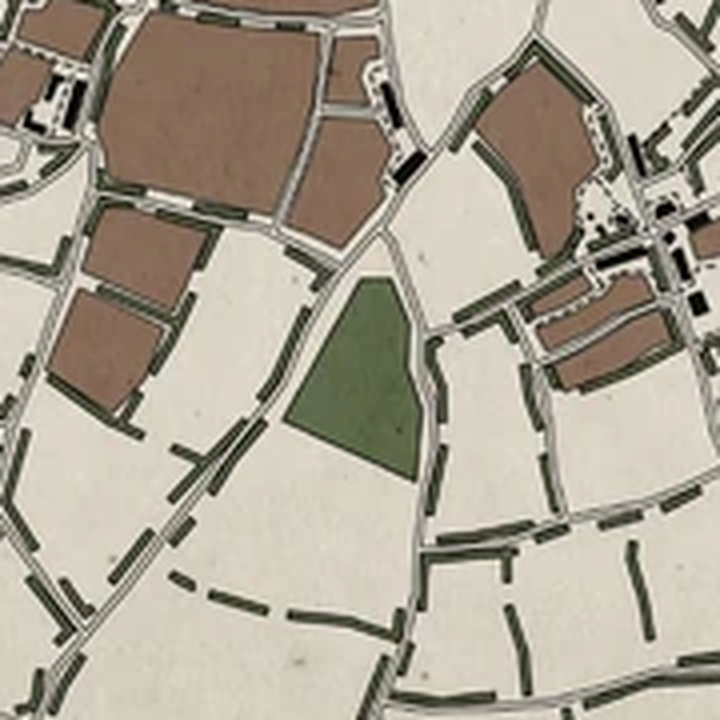
#> input picture game-src/map/maps/gulch/section.png, 720 x 720 px, found by its file name
$ python prep.py
#> lines starting #> are read from the running program, lines starting #| are printed output that depends on the picture; after the words box and inside, x2 and y2 are one past the last pixel; in counts of white or black regions, pixels touching at a corner belong together; long printed decimals are rounded
"""Reads the map section and writes what Blender needs: ground masks, hedge points, building footprints.
One upscaled pixel is one metre, so the section is 720 m across."""
from PIL import Image
import numpy as np, json, math, random

random.seed(3)
a = np.asarray(Image.open("section.png").convert("RGB")).astype(int)
r, g, b = a[..., 0], a[..., 1], a[..., 2]
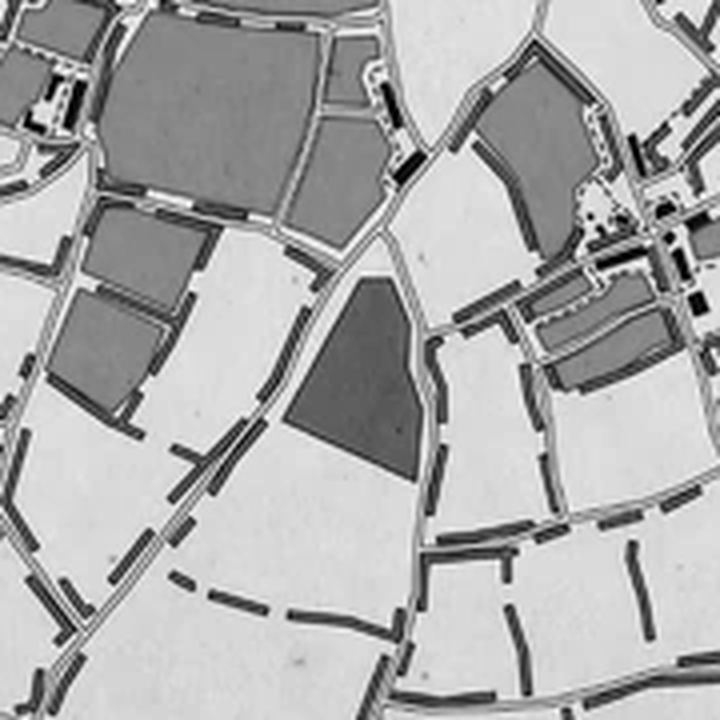
#> r: shape (720, 720) int64; min 0, max 255, mean 171.1
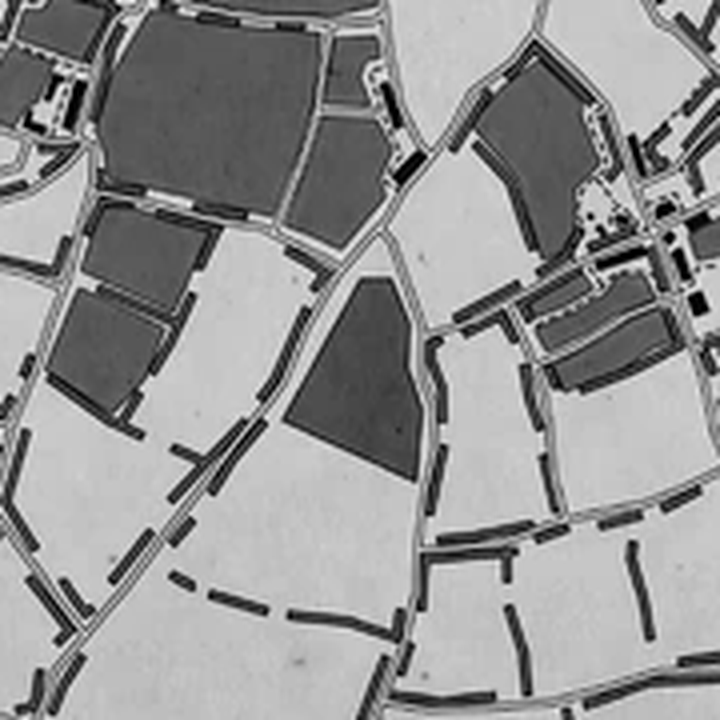
#> b: shape (720, 720) int64; min 0, max 250, mean 147.5
lum = (r + g + b) / 3
N = a.shape[0]
#> N = 720

building = (lum < 40) & ((g - b) < 8)
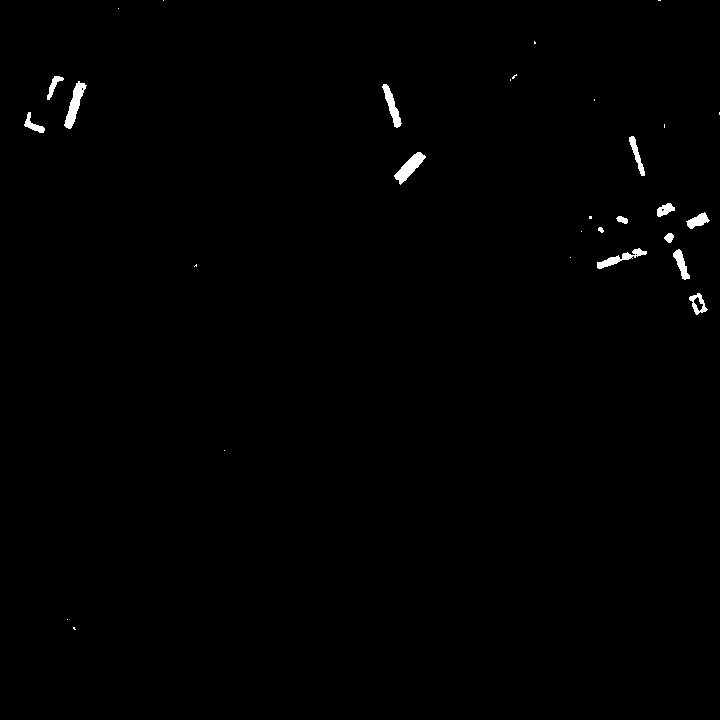
#> building: shape (720, 720) bool; 0.58% white; 30 white regions (16 under 20 px), largest, box (x1, y1, x2, y2) and area: (64, 81, 87, 129) 435, (394, 152, 426, 185) 416, (382, 84, 402, 128) 325
hedge = (lum >= 45) & (lum < 105) & (g >= b + 6)
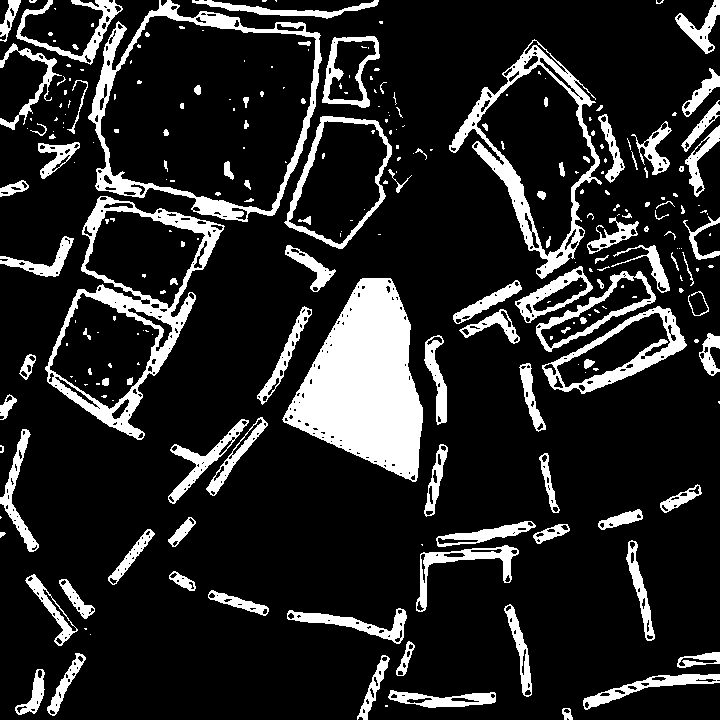
#> hedge: shape (720, 720) bool; 15.7% white; 264 white regions (148 under 20 px), largest, box (x1, y1, x2, y2) and area: (282, 278, 423, 482) 16857, (45, 196, 225, 440) 7241, (88, 0, 322, 222) 6057
red = (r > g + 40) & (r > 90) & (g < 80)
#> red: shape (720, 720) bool; every value is 0
field = (r > g + 18) & (r - b > 30) & (lum > 80) & (lum < 150) & ~red
#> field: shape (720, 720) bool; 15.6% white; 15 white regions (2 under 20 px), largest, box (x1, y1, x2, y2) and area: (100, 15, 318, 213) 31682, (476, 66, 596, 255) 11528, (290, 120, 391, 245) 8007
road = (np.abs(r - g) < 10) & (np.abs(g - b) < 14) & (lum > 120) & (lum < 205) & ~field
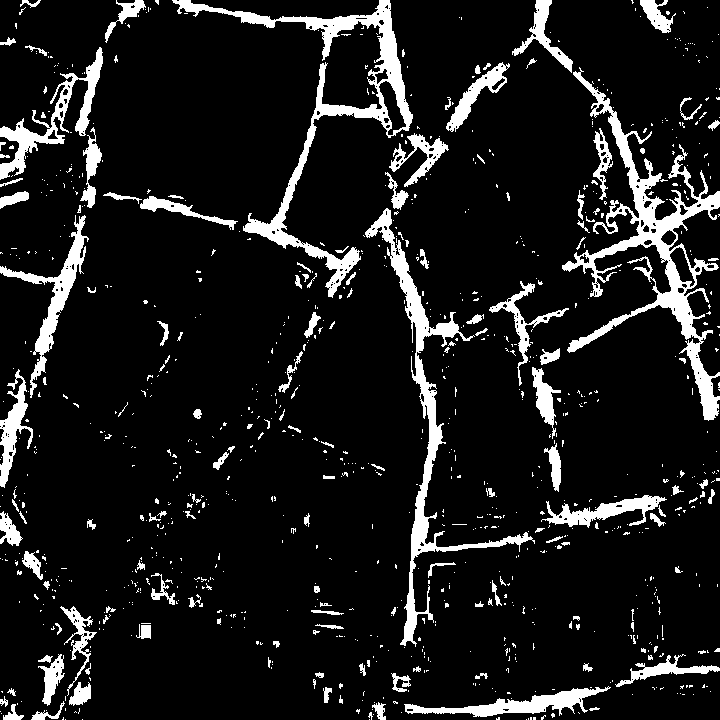
#> road: shape (720, 720) bool; 10.6% white; 972 white regions (828 under 20 px), largest, box (x1, y1, x2, y2) and area: (562, 67, 720, 421) 9347, (172, 0, 413, 298) 7653, (365, 208, 535, 647) 6004


def dilate(m, n):
#> called with n = 3
    out = m.copy()
    for _ in range(n):
        o = out.copy()
        o[1:] |= out[:-1]; o[:-1] |= out[1:]; o[:, 1:] |= out[:, :-1]; o[:, :-1] |= out[:, 1:]
        out = o
    return out


def erode(m, n):
    return ~dilate(~m, n)


lanes = dilate(road | red, 3) & ~building
#> lanes: shape (720, 720) bool; 24.4% white; 262 white regions (1 under 20 px), largest, box (x1, y1, x2, y2) and area: (100, 0, 670, 651) 35246, (509, 0, 720, 424) 22562, (0, 44, 106, 491) 14205
fields = dilate(erode(field, 1), 1)
#> in erode, `return ~dilate(~m, n)`: returned value: shape (720, 720) bool; 14.9% white; 13 white regions, largest, box (x1, y1, x2, y2) and area: (101, 16, 316, 212) 31004, (477, 67, 595, 254) 11080, (291, 121, 390, 244) 7654
from PIL import ImageFilter
def smooth(m, radius, cut):
    """Blur then cut, so blotchy pixel masks become continuous shapes with soft edges."""
#> called with radius = 3, cut = 0.22
    im = Image.fromarray((m * 255).astype(np.uint8)).filter(ImageFilter.GaussianBlur(radius))
    v = np.asarray(im) / 255.0
    return np.clip((v - cut) / 0.25, 0, 1)
lanes_s = smooth(dilate(road | red, 2), 3.0, 0.22)
Image.fromarray((smooth(fields, 1.5, 0.35) * 255).astype(np.uint8)).save("mask_field.png")
Image.fromarray((lanes_s * 255).astype(np.uint8)).save("mask_lane.png")
Image.fromarray((smooth(dilate(red, 4), 2.5, 0.3) * 255).astype(np.uint8)).save("mask_main.png")
#> in smooth (call 3), `v = np.asarray(im) / 255.0`: v: shape (720, 720) float64; every value is 0
lanes = lanes_s > 0.5
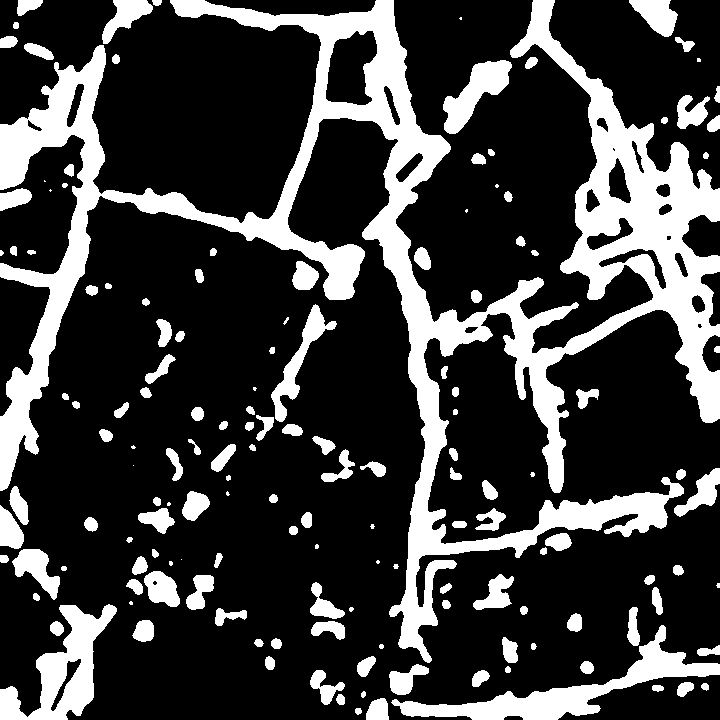
#> lanes: shape (720, 720) bool; 23.9% white; 152 white regions (21 under 20 px), largest, box (x1, y1, x2, y2) and area: (0, 0, 720, 663) 81627, (391, 625, 720, 720) 6608, (0, 604, 117, 720) 5342

# Hedge bushes: every few metres along the hedge bands, jittered.
pts = []
core = erode(hedge, 2)                     # the middle of each drawn band: real hedgerows are 2 to 3 m wide
#> the loop in dilate (call 6), `for _ in range(n):` made 2 passes
#> pass 2, in dilate (call 6), `out = o`:
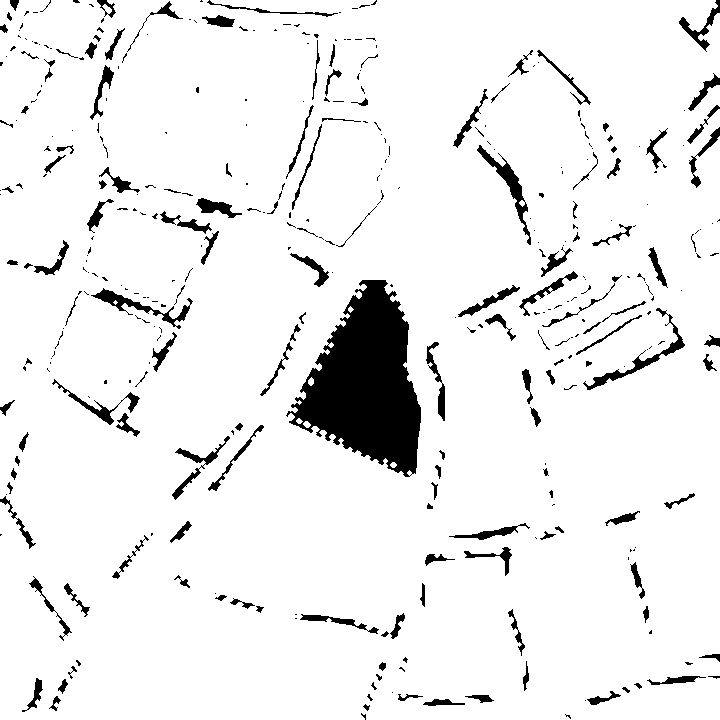
#> out: shape (720, 720) bool; 92.8% white; 378 black regions (230 under 20 px), largest, box (x1, y1, x2, y2) and area: (286, 280, 421, 477) 14965, (477, 145, 531, 245) 867, (583, 308, 685, 390) 838
ys, xs = np.nonzero(core)
taken = set()
for y, x in zip(ys, xs):
    k = (x // 2, y // 2)
    if k in taken:
        continue
    taken.add(k)
    pts.append([float(x - N / 2 + random.uniform(-1, 1)), float(N / 2 - y + random.uniform(-1, 1))])
#> this loop made 37082 passes
#> (y, x, k) on passes 1 to 3: (0, 10, (5, 0)), (0, 11, (5, 0)), (0, 12, (6, 0))
#> after the loop, pts = 12043 pairs, first value -361 to 359.9, second value -358.9 to 360.9; taken = 12043 items

# Buildings: connected blobs, each turned into an oriented rectangle from its spread (PCA).
seen = np.zeros_like(building)
houses = []
for y0 in range(N):
    for x0 in range(N):
        if not building[y0, x0] or seen[y0, x0]:
            continue
        stack, blob = [(y0, x0)], []
        seen[y0, x0] = True
        while stack:
            y, x = stack.pop(); blob.append((x, y))
            for dy, dx in ((1, 0), (-1, 0), (0, 1), (0, -1)):
                yy, xx = y + dy, x + dx
                if 0 <= yy < N and 0 <= xx < N and building[yy, xx] and not seen[yy, xx]:
                    seen[yy, xx] = True; stack.append((yy, xx))
        if len(blob) < 12:
            continue
        p = np.array(blob, float); c = p.mean(0); q = p - c
        w, v = np.linalg.eigh(np.cov(q.T)); ax = v[:, 1]
        ang = math.atan2(ax[1], ax[0])
        u = q @ v[:, 1]; t = q @ v[:, 0]
        L, W = float(u.max() - u.min() + 1), float(t.max() - t.min() + 1)
        houses.append({"x": float(c[0] - N / 2), "y": float(N / 2 - c[1]), "len": max(L, 6), "wid": max(min(W, 14), 5), "ang": -ang})
#> after the loop, houses = 14 items

json.dump({"size": N, "hedge": pts, "houses": houses}, open("layout.json", "w"))
print("hedge points", len(pts), "houses", len(houses))
#| hedge points 12043 houses 14

# Two tank positions on the lane nearest the hamlet, each lined up with the lane's direction.
spots = []
lys, lxs = np.nonzero(lanes & ~dilate(red, 3))
for tx, ty in ((250, 300), (205, 330)):
    d = (lxs - tx) ** 2 + (lys - ty) ** 2
    i = int(np.argmin(d)); cx, cy = lxs[i], lys[i]
    near = (np.abs(lxs - cx) < 14) & (np.abs(lys - cy) < 14)
    q = np.stack([lxs[near] - cx, lys[near] - cy], 1).astype(float)
    w, v = np.linalg.eigh(np.cov(q.T)); ax = v[:, 1]
    spots.append({"x": float(cx - N / 2), "y": float(N / 2 - cy), "ang": float(math.atan2(-ax[1], ax[0]))})
#> this loop made 2 passes
#> (i, cx, cy, w, v) on passes 1 to 2: (64520, 284, 321, [0.511, 6.11], [[-0.837, -0.548], [-0.548, 0.837]]), (67248, 184, 333, [8.86, 10.88], [[0.213, -0.977], [-0.977, -0.213]])
#> after the loop, spots = 2 items
data = json.load(open("layout.json")); data["tanks"] = spots
data["houses"] = [h for h in data["houses"] if h["len"] <= 60]
json.dump(data, open("layout.json", "w"))
print("tanks", spots)
#| tanks [{'x': -76.0, 'y': 39.0, 'ang': -2.150}, {'x': -176.0, 'y': 27.0, 'ang': 2.927}]
